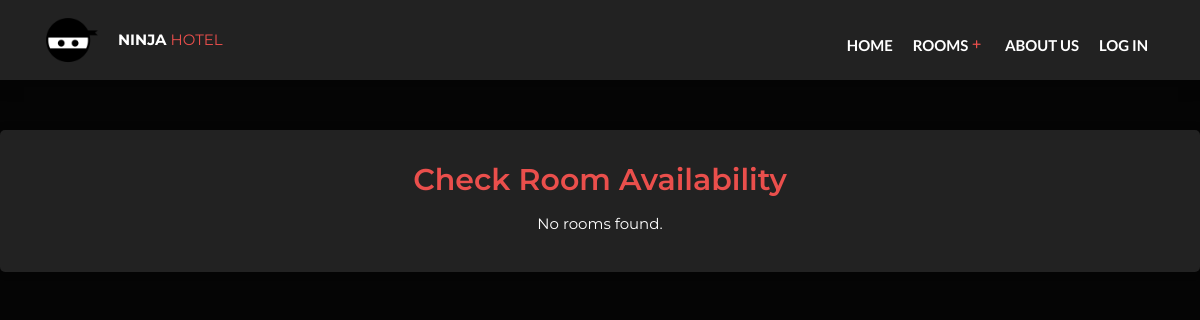
The app's page /receptionists/checkroomavailability.php, older data.
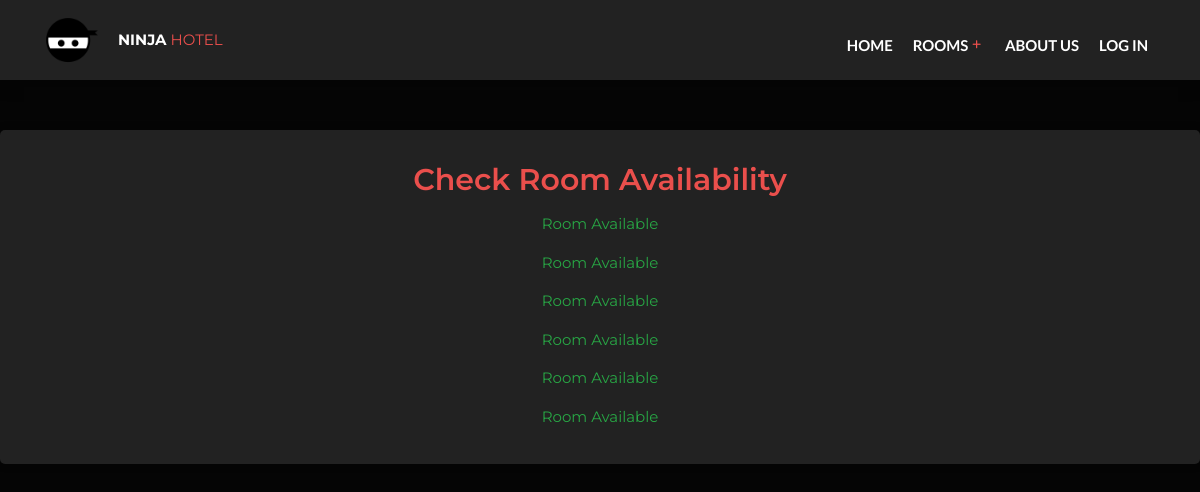
The same page, newer data.
### tables this page shows
CREATE TABLE `room` (
  `Room_ID` int(20) NOT NULL,
  `room_pic` varchar(20) DEFAULT NULL,
  `room_desription` varchar(300) DEFAULT NULL,
  `num of beds` int(12) NOT NULL,
  `PricePerNight` bigint(255) NOT NULL,
  `avalability` tinyint(1) NOT NULL,
  `capacity` int(200) DEFAULT NULL
);

### receptionists/checkroomavailability.php (the view, shortened to what this page needs)
<?php
include '../tools/connection.php';
include '../tools/navbar.php';
$availabilityQuery = "SELECT * FROM room";
$availabilityResult = $conn->query($availabilityQuery);
?>
<!DOCTYPE html>
<html lang="en">
<head>
    <link rel="stylesheet" href="../css/bootstrap.min.css">
    <link rel="stylesheet" href="../icons/fontawesome/css/all.min.css">
    <link type="text/css" rel="stylesheet" href="../css/style.css" />
</head>
<body style="background-color: rgb(5,5,5);">
    <div class="container1 text-center">
        <div class="room-box">
            <h2 style="color:ea4f4c;">Check Room Availability</h2>
            <?php
            if ($availabilityResult->num_rows > 0) {
                while ($row = $availabilityResult->fetch_assoc()) {
                    $availability = $row['avalability'];
                    $availabilityClass = $availability ? 'availability' : 'unavailability';
                    echo "
                        <div class='room-text $availabilityClass'>
                            <p class='$availabilityClass'>" . ($availability ? 'Room Available' : 'Room Not Available') . "</p>
                        </div>
                    ";
                }
            } else {
                echo "<p>No rooms found.</p>";
            }
            ?>
        </div>
    </div>
</body>
</html>

Row changes from the older to the newer data that the page shows:
added room: avalability "Room Available"
added room: avalability "Room Available"
added room: avalability "Room Available"
added room: avalability "Room Available"
added room: avalability "Room Available"
added room: avalability "Room Available"
Text that changed along with them:
text no longer shown: "No rooms found."
